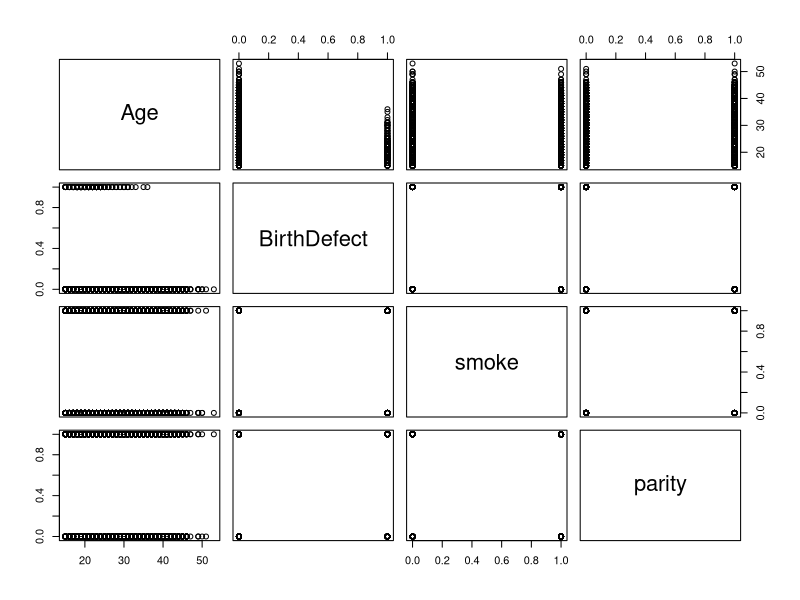
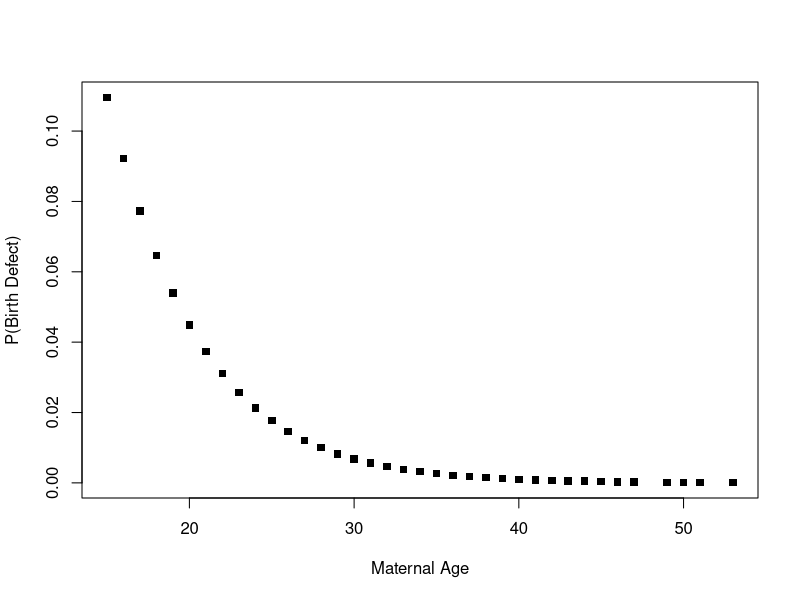

R code for these plots, in order: (Note: this script raises an error after producing the figures.)
###################################################################
############ Ranking Predictors in Logistic Regression ############
###################################################################

## Generating Data
bdL20 <- sample((15:17),20,replace=T)
bdL20 <- c(bdL20,sample((17:19),20,replace=T))
bdL20 <- c(bdL20,sample((18:20),61,replace=T))
bd2024 <- sample((21:24),105,replace=T)
bd24 <- sample((25:28),20,replace=T)
bd24 <- c(bd24,sample((29:31),10,replace=T))
bd24 <- c(bd24,sample((31:36),6,replace=T))

bdT <- c(bdL20,bd2024,bd24)
bdT <- data.frame(bdT, rep(1,length(bdT)))
names(bdT) <- c("Age","BirthDefect")
bdT$smoke <- sample(c(0,1),size=length(bdT$Age),replace=TRUE,prob=c(0.35,0.65))
bdT$parity <- sample(c(0,1),size=length(bdT$Age),replace=TRUE,prob=c(0.55,0.45))

nbdL20 <- sample((15:17),260,replace=T)
nbdL20 <- c(nbdL20,sample((17:19),260,replace=T))
nbdL20 <- c(nbdL20,sample((18:20),865,replace=T))
nbd2024 <- sample((21:24),3755,replace=T)
nbd24 <- sample((25:39),5500,replace=T)
nbd24 <- c(nbd24,sample((40:41),650,replace=T))
nbd24 <- c(nbd24,sample((42:44),300,replace=T))
nbd24 <- c(nbd24,sample((45:46),50,replace=T))
nbd24 <- c(nbd24,sample((47:53),11,replace=T))

nbdT <- c(nbdL20,nbd2024,nbd24)
nbdT <- data.frame(nbdT, rep(0,length(nbdT)))
names(nbdT) <- c("Age","BirthDefect")
nbdT$smoke <- sample(c(0,1),size=length(nbdT$Age),replace=TRUE,prob=c(0.51,0.49))
nbdT$parity <- sample(c(0,1),size=length(nbdT$Age),replace=TRUE,prob=c(0.485,0.515))

#Cumulative Data on birth defects as a result of age, smoking habits and parity
bT <- rbind(bdT,nbdT)

#Plot the resulting data table
plot(bT)


## Create a logistic model to predict presence/abscense of birth defect based on maternal age
bdlog <- glm(BirthDefect~Age,binomial, data=bT)
summary(bdlog)

#Plot a representation of the model
plot(bT$Age,fitted(bdlog),xlab="Maternal Age",ylab="P(Birth Defect)",pch=15)

#Example: Predict the probability of birth defect as a result of Age=20
pAge(20)

#Example: How much does the predicted probability differ between women of ages 20 and 25
ageDiff(20,25)



exp(cbind(OR=coef(bdlog),CI=confint(bdlog)))



library(arm)
jitter.binary <- function(a,jitt=0.05) {ifelse (a==0,runif(length(a),0,jitt),runif(length(a),1-jitt,1))}
bd.jitter <- jitter.binary(bT$BirthDefect)
plot(bT$Age,bd.jitter)
curve(invlogit(coef(bdlog)[1]+coef(bdlog)[2]*x),add=TRUE)



bT$Agecat3 <- ifelse(bT$Age>25,c(1),c(0))
bT$Agecat2 <- ifelse(bT$Age>=20 & bT$Age<25,c(1),c(0))
bT$Agecat1 <- ifelse(bT$Age<20,c(1),c(0))




bdlog2 <- glm(BirthDefect~Agecat1+Agecat2,binomial,data=bT)
summary(bdlog2)


bdlog3 <- glm(BirthDefect~Agecat1+Agecat2+smoke+parity,binomial,data=bT)
summary(bdlog3)



OR <- exp(cbind(OR=coef(bdlog3),CI=confint(bdlog3)))
OR

anova(bdlog3,test="Chisq")


bdlog3.red <- glm(BirthDefect~Agecat1+Agecat2+smoke,binomial,data=bT)
1-pchisq(deviance(bdlog3.red)-deviance(bdlog3),df.residual(bdlog3.red)-df.residual(bdlog3))



x <- predict(bdlog3)
y <- resid(bdlog3)
binnedplot(x,y)


varRank.wald <- function(model) {
  out <- summary(model)
  out <- out$coefficients[-1,]
  waldstat <- out[order(out[,4]),4]
  waldstat
}
varRank.wald(bdlog3)














#Predict risk of birth defect at age 20
pAge <- function(inqAge) {
  lgt <- predict(bdlog, newdata=data.frame(Age=inqAge))[[1]]
  pAge <- exp(lgt)/(1+exp(lgt))
  sprintf("When predicting the birth defects as a function of maternal age, the birth defect probability for a woman of age %d is %f",inqAge,pAge)
}


#ODDS RATIO - measures how the fitted probability changes between different values of the explanatory variable
ageDiff <- function(xmin,xmax) {
  hOdds <- exp(coef(bdlog)[[2]]*(xmax-xmin))
  lOdds <- exp(coef(bdlog)[[2]]*(xmin-xmax))
  hOddsP <- ((1-hOdds)*100)
  sprintf("The odds of a %d year old woman having a birth defect is %f (%f%% less) that of a %d year old woman \r\n
          The odds of a %d year old woman having a birth defect is about %f times that of a %d year old woman",xmax,hOdds,hOddsP,xmin,xmin,lOdds,xmax)
#   sprintf("The odds of a %d year old woman having a birth defect is about %f times that of a %d year old woman",xmin,lOdds,xmax)
}

sprintf("I am trying\n to figure this out")
